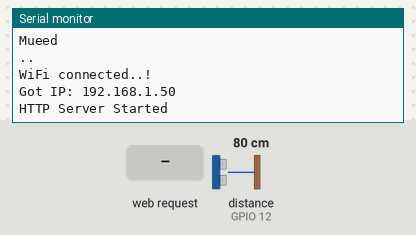
The sketch below on a simulated ESP8266 (NodeMCU). Parts: the last lines printed to the serial monitor. The inputs (shaded band) are chosen by the test bench; at power-on: distance to the obstacle (sensor on GPIO 12) 80 cm. The echo pulse lasts 58.3 µs per cm; WiFi joins after 1.5 s; servers stay silent unless stated; uploads are accepted with an empty reply.

Above: at 3.4 s.
3.5 s: HTTP request GET / received
At 4.7 s:
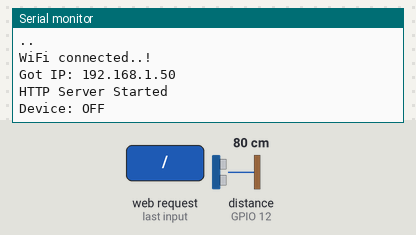
5.0 s: HTTP request GET /start received
At 6.0 s:
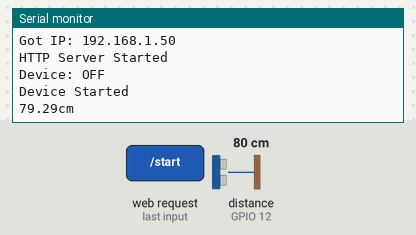
6.5 s: HTTP request GET /pause received
At 8.0 s:
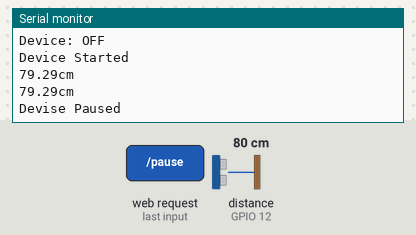

The sketch:

Shaped_Google_Sheet.ino
```cpp
#include <ESP8266WiFi.h>
#include <ESP8266WebServer.h>
#include <WiFiClientSecure.h>

const char* ssid = "Mueed";
const char* password = "1234567890";


ESP8266WebServer server(80);

const char* host = "script.google.com";
const int httpsPort = 443;

WiFiClientSecure client; //--> Create a WiFiClientSecure object.

String GAS_ID = "AKfycbz10GBIvo7GLs91FydSvZF4UQcSHI6utGy1v7UXLzCt7wRSy0nJQPi1enWN2TgAl4AS";

int trigpin = 13;
int echopin =12;
float distance;
float duration;
bool start = LOW;

void setup() {
  // put your setup code here, to run once:
  pinMode(trigpin, OUTPUT);
  pinMode(echopin, INPUT);
  Serial.begin(9600);

  Serial.println("Connecting to ");
  Serial.println(ssid);

  //connect to your local wi-fi network
  WiFi.begin(ssid, password);

  //check NodeMCU is connected to Wi-fi network
  while (WiFi.status() != WL_CONNECTED) {
  delay(1000);
  Serial.print(".");
  }
  Serial.println("");
  Serial.println("WiFi connected..!");
  Serial.print("Got IP: ");
  Serial.println(WiFi.localIP());

  client.setInsecure();

  server.on("/", handle_OnConnect);
  server.on("/start", handle_start);
  server.on("/pause", handle_pause);
  server.onNotFound(handle_NotFound);

  server.begin();
  Serial.println("HTTP Server Started");
  sendData(WiFi.localIP().toString());
}

void loop() {
  server.handleClient();

  if(start){
    digitalWrite(trigpin,LOW);
    delay(2);
    digitalWrite(trigpin, HIGH);
    delayMicroseconds(10);
    digitalWrite(trigpin, LOW);
    duration = pulseIn(echopin, HIGH);
    distance = (duration*0.034)/2;
    Serial.print(distance);
    Serial.print("cm\n");
    delay(1000);
    String string_distance =  String(distance);
    sendData(string_distance);
  }else {

  }
}

  void handle_OnConnect() {
  start = LOW;
  Serial.println("Device: OFF");
  server.send(200, "text/html", updateWebpage(start));
}

void handle_start() {
  start = HIGH;
  Serial.println("Device Started");
  server.send(200, "text/html", updateWebpage(start));
}

void handle_pause() {
  start = LOW;
  Serial.println("Devise Paused");
  server.send(200, "text/html", updateWebpage(start));
}

void handle_NotFound(){
  server.send(404, "text/plain", "Not found");
}

String updateWebpage(uint8_t start){
  String ptr = "<!DOCTYPE html> <html>\n";
  ptr +="<head><meta name=\"viewport\" content=\"width=device-width, initial-scale=1.0, user-scalable=no\">\n";
  ptr +="<title>Water Level Measurement</title>\n";
  ptr +="<style>html {font-family: Helvetica; display: inline-block; margin: 0px auto; text-align: center;}\n";
  ptr +="body{margin-top: 50px;} h1 {color: #444444;margin: 50px auto 30px;} h3 {color: #444444;margin-bottom: 50px;}\n";
  ptr +=".button {display: block;width: 80px;background-color: #1abc9c;border: none;color: white;padding: 13px 30px;text-decoration: none;font-size: 25px;margin: 0px auto 35px;cursor: pointer;border-radius: 4px;}\n";
  ptr +=".button-on {background-color: #3498db;}\n";
  ptr +=".button-on:active {background-color: #3498db;}\n";
  ptr +=".button-off {background-color: #34495e;}\n";
  ptr +=".button-off:active {background-color: #2c3e50;}\n";
  ptr +="p {font-size: 14px;color: #888;margin-bottom: 10px;}\n";
  ptr +="</style>\n";
  ptr +="</head>\n";
  ptr +="<body>\n";
  ptr +="<h1>Water Level Measurement</h1>\n";


   if(start){
    ptr +="<p>Device Started</p><a class=\"button button-off\" href=\"/pause\">Pause</a>\n";
   }else{
    ptr +="<p>Device Paused</p><a class=\"button button-on\" href=\"/start\">Start</a>\n";
   }

  ptr +="</body>\n";
  ptr +="</html>\n";
  return ptr;
}

void sendData(String distance) {
  if (!client.connect(host, httpsPort)) {
    Serial.println("connection failed");
    return;
  }

  String url = "/macros/s/" + GAS_ID + "/exec?distance=" + distance;


  client.print(String("GET ") + url + " HTTP/1.1\r\n" +
         "Host: " + host + "\r\n" +
         "User-Agent: BuildFailureDetectorESP8266\r\n" +
         "Connection: close\r\n\r\n");


  if(!client.connected()){
  while (client.connected()) {
    String line = client.readStringUntil('\n');
    if (line == "\r") {
      Serial.println("headers received");
      break;
    }
  }
  String line = client.readStringUntil('\n');
  if (line.startsWith("{\"state\":\"success\"")) {
    Serial.println("esp8266/Arduino CI successfull!");
  } else {
    Serial.println("esp8266/Arduino CI has failed");
  }
  Serial.print("reply was : ");
  Serial.println(line);
  Serial.println("closing connection");
  Serial.println("==========");
  Serial.println();
  }
}
```

Measured:
- after the input at 3.5 s, the serial monitor: prints a new line at once (image 1)
- after the input at 5.0 s, the serial monitor: prints a new line at once (image 2)
- after the input at 6.5 s, the serial monitor: prints a new line after 1.0 s (image 3)
